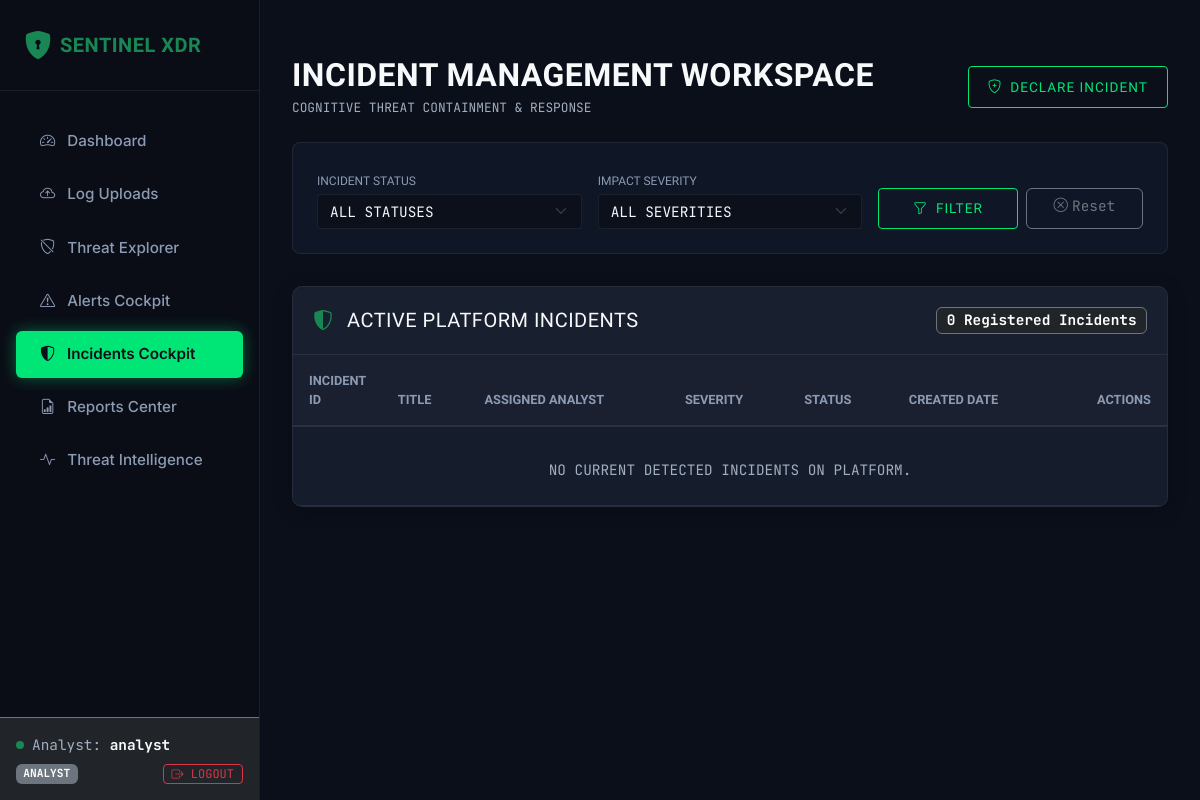
The page /incidents (signed in) on the database as committed earlier.
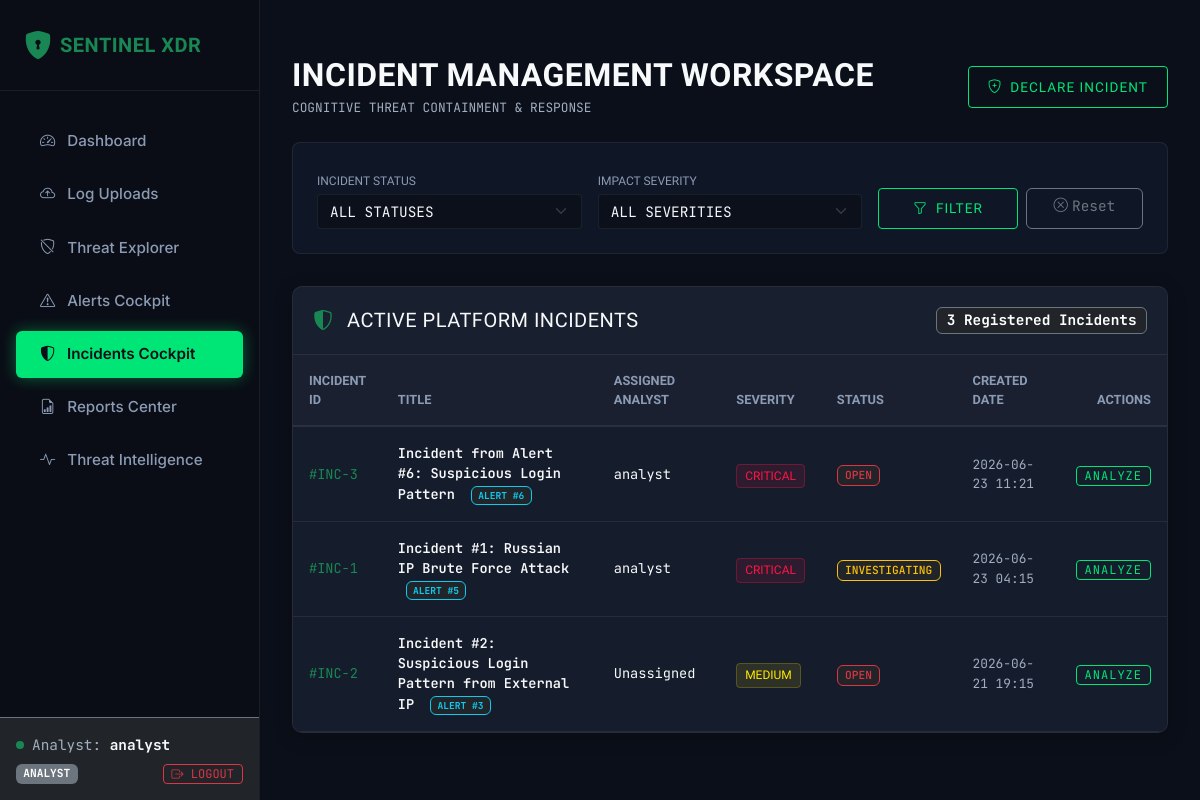
The same page on the database as committed later.
### app/models/user.py (models this page shows, shortened)
class User(db.Model):
    __tablename__ = 'users'
    id = db.Column(db.Integer, primary_key=True)
    username = db.Column(db.String(64), unique=True, nullable=False, index=True)
    email = db.Column(db.String(120), unique=True, nullable=False)
    password_hash = db.Column(db.String(128), nullable=False)
    created_at = db.Column(db.DateTime, default=datetime.datetime.utcnow)
    role = db.Column(db.String(32), default='analyst', nullable=False)  # 'admin' or 'analyst'
    uploads = db.relationship('UploadedLog', backref='uploader', lazy=True, cascade="all, delete-orphan")

### app/models/incident.py (models this page shows, shortened)
class Incident(db.Model):
    __tablename__ = 'incidents'
    id = db.Column(db.Integer, primary_key=True)
    title = db.Column(db.String(128), nullable=False)
    description = db.Column(db.Text, nullable=True)
    severity = db.Column(db.String(16), nullable=False, default='Medium')  # 'Low', 'Medium', 'High', 'Critical'
    status = db.Column(db.String(32), nullable=False, default='Open')      # 'Open', 'Investigating', 'Resolved', 'Closed'
    assigned_to_id = db.Column(db.Integer, db.ForeignKey('users.id', ondelete='SET NULL'), nullable=True)
    alert_id = db.Column(db.Integer, db.ForeignKey('alerts.id', ondelete='SET NULL'), nullable=True)
    created_at = db.Column(db.DateTime, default=datetime.datetime.utcnow, nullable=False)
    updated_at = db.Column(db.DateTime, default=datetime.datetime.utcnow, onupdate=datetime.datetime.utcnow, nullable=False)
    timeline_json = db.Column(db.Text, name='timeline', default='[]', nullable=False)
    assigned_user = db.relationship('User', backref=db.backref('incidents', lazy=True))
    alert = db.relationship('Alert', backref=db.backref('incidents', lazy=True))
    notes = db.relationship('IncidentNote', backref='incident', lazy=True, cascade="all, delete-orphan")
    @property
    def timeline(self):
        try:
            return json.loads(self.timeline_json or '[]')
        except Exception:
            return []
    @timeline.setter
    def timeline(self, value):
        self.timeline_json = json.dumps(value)

### app/blueprints/incidents.py (the view)
@incidents_bp.route('/incidents')
@login_required
@role_required('admin', 'analyst', 'viewer')
def index():
    status_filter = request.args.get('status', '').strip()
    severity_filter = request.args.get('severity', '').strip()
    query = Incident.query
    if status_filter and status_filter != 'ALL':
        query = query.filter(Incident.status == status_filter)
    if severity_filter and severity_filter != 'ALL':
        query = query.filter(Incident.severity == severity_filter)
    incidents_list = query.order_by(Incident.created_at.desc()).all()
    all_users = User.query.order_by(User.username.asc()).all()
    return render_template(
        'incidents.html',
        incidents=incidents_list,
        users=all_users,
        filters=request.args
    )

### app/templates/incidents.html (shortened to what this page needs)
{% extends 'base.html' %}
{% block content %}
<div class="container-fluid px-0">
    <div class="d-flex justify-content-between align-items-center mb-4">
        <div>
            <h2 class="text-light fw-bold mb-1">INCIDENT MANAGEMENT WORKSPACE</h2>
            <p class="text-muted text-mono mb-0" style="font-size: 0.8rem;">COGNITIVE THREAT CONTAINMENT & RESPONSE</p>
        </div>
        <div>
            {% if session.get('role') != 'viewer' %}
            <a href="{{ url_for('incidents.create') }}" class="btn btn-cyber">
                <i class="bi bi-shield-plus me-2"></i>Declare Incident
            </a>
            {% endif %}
        </div>
    </div>
    <div class="filter-panel">
        <form action="{{ url_for('incidents.index') }}" method="GET" class="row g-3 align-items-end">
            <div class="col-12 col-md-4">
                <label for="status" class="filter-label mb-1">Incident Status</label>
                <select name="status" id="status" class="form-select form-control-cyber text-mono">
                    <option value="ALL" {% if filters.get('status') == 'ALL' or not filters.get('status') %}selected{% endif %}>ALL STATUSES</option>
                </select>
            </div>
            <div class="col-12 col-md-4">
                <label for="severity" class="filter-label mb-1">Impact Severity</label>
                <select name="severity" id="severity" class="form-select form-control-cyber text-mono">
                    <option value="ALL" {% if filters.get('severity') == 'ALL' or not filters.get('severity') %}selected{% endif %}>ALL SEVERITIES</option>
                </select>
            </div>
            <div class="col-12 col-md-4 d-flex gap-2">
                <button type="submit" class="btn btn-cyber flex-grow-1">
                    <i class="bi bi-funnel me-2"></i>Filter
                </button>
                <a href="{{ url_for('incidents.index') }}" class="btn btn-outline-secondary text-mono flex-grow-1">
                    <i class="bi bi-x-circle me-1"></i>Reset
                </a>
            </div>
        </form>
    </div>
    <div class="cyber-card">
        <div class="cyber-card-header d-flex justify-content-between align-items-center">
            <h5 class="text-light mb-0 font-display"><i class="bi bi-shield-shaded text-success me-2"></i> ACTIVE PLATFORM INCIDENTS</h5>
            <span class="badge bg-dark border border-secondary text-mono">{{ incidents | length }} Registered Incidents</span>
        </div>
        <div class="table-responsive">
            <table class="table table-cyber mb-0 align-middle">
                <thead>
                    <tr>
                        <th style="width: 80px;">Incident ID</th>
                        <th>Title</th>
                        <th>Assigned Analyst</th>
                        <th>Severity</th>
                        <th>Status</th>
                        <th>Created Date</th>
                        <th class="text-end">Actions</th>
                    </tr>
                </thead>
                <tbody>
                    {% if incidents %}
                        {% for inc in incidents %}
                        <tr>
                            <td class="text-success text-mono font-weight-bold" style="font-size: 0.85rem;">
                                #INC-{{ inc.id }}
                            </td>
                            <td class="text-light text-mono" style="font-size: 0.85rem; font-weight: 600;">
                                {{ inc.title }}
                                {% if inc.alert_id %}
                                    <span class="badge bg-dark border border-info text-info text-mono ms-2" style="font-size: 0.6rem;">ALERT #{{ inc.alert_id }}</span>
                                {% endif %}
                            </td>
                            <td class="text-light text-mono" style="font-size: 0.85rem;">
                                {{ inc.assigned_user.username if inc.assigned_user else 'Unassigned' }}
                            </td>
                            <td>
                                <span class="badge-cyber badge-{{ inc.severity | lower }}">
                                    {{ inc.severity }}
                                </span>
                            </td>
                            <td>
                                <span class="badge bg-dark border text-mono {% if inc.status == 'Open' %}border-danger text-danger{% elif inc.status == 'Investigating' %}border-warning text-warning{% elif inc.status == 'Resolved' %}border-success text-success{% else %}border-secondary text-secondary{% endif %}" style="font-size: 0.7rem; font-weight: 500;">
                                    {{ inc.status | upper }}
                                </span>
                            </td>
                            <td class="text-muted text-mono" style="font-size: 0.8rem;">
                                {{ inc.created_at.strftime('%Y-%m-%d %H:%M') if inc.created_at else 'N/A' }}
                            </td>
                            <td class="text-end">
                                <a href="{{ url_for('incidents.detail', incident_id=inc.id) }}" class="btn btn-sm btn-cyber py-0 px-2 text-mono" style="font-size: 0.75rem;">
                                    Analyze
                                </a>
                            </td>
                        </tr>
                        {% endfor %}
                    {% else %}
                        <tr>
                            <td colspan="7" class="text-center text-muted py-4 text-mono">
                                NO CURRENT DETECTED INCIDENTS ON PLATFORM.
                            </td>
                        </tr>
                    {% endif %}
                </tbody>
            </table>
        </div>
    </div>
</div>
{% endblock %}

### app/templates/base.html (shortened to what this page needs)
<!DOCTYPE html>
<html lang="en">
<head>
    <link href="https://cdn.jsdelivr.net/npm/bootstrap@5.3.3/dist/css/bootstrap.min.css" rel="stylesheet"
>
    <link rel="stylesheet" href="https://cdn.jsdelivr.net/npm/bootstrap-icons@1.11.3/font/bootstrap-icons.min.css">
    <link rel="stylesheet" href="{{ url_for('static', filename='css/custom.css') }}">
</head>
<body>
    <div class="sidebar d-flex flex-column justify-content-between">
        <div>
            <div class="sidebar-logo">
                <i class="bi bi-shield-lock-fill text-success fs-3 me-2"></i>
                <span class="brand-text text-success fs-5 fw-bold">SENTINEL XDR</span>
            </div>
            {% if g.user %}
            <nav class="nav flex-column">
                <a class="nav-link {% if request.endpoint == 'dashboard.index' %}active{% endif %}"
                    href="{{ url_for('dashboard.index') }}">
                    <i class="bi bi-speedometer2 me-2"></i> Dashboard
                </a>
                <a class="nav-link {% if request.endpoint == 'main.uploads' %}active{% endif %}"
                    href="{{ url_for('main.uploads') }}">
                    <i class="bi bi-cloud-arrow-up me-2"></i> Log Uploads
                </a>
                <a class="nav-link {% if request.endpoint == 'main.events' %}active{% endif %}"
                    href="{{ url_for('main.events') }}">
                    <i class="bi bi-shield-slash me-2"></i> Threat Explorer
                </a>
                <a class="nav-link {% if request.endpoint == 'alerts.index' %}active{% endif %}"
                    href="{{ url_for('alerts.index') }}">
                    <i class="bi bi-exclamation-triangle me-2"></i> Alerts Cockpit
                </a>
                <a class="nav-link {% if request.blueprint == 'incidents' %}active{% endif %}"
                    href="{{ url_for('incidents.index') }}">
                    <i class="bi bi-shield-shaded me-2"></i> Incidents Cockpit
                </a>
                <a class="nav-link {% if request.blueprint == 'reports' %}active{% endif %}"
                    href="{{ url_for('reports.index') }}">
                    <i class="bi bi-file-earmark-bar-graph me-2"></i> Reports Center
                </a>
                <a class="nav-link {% if request.endpoint == 'iocs.index' %}active{% endif %}"
                    href="{{ url_for('iocs.index') }}">
                    <i class="bi bi-activity me-2"></i> Threat Intelligence
                </a>
            </nav>
            {% endif %}
        </div>
        {% if g.user %}
        <div class="p-3 border-top border-secondary bg-dark">
            <div class="d-flex align-items-center mb-2">
                <div class="bg-success rounded-circle me-2" style="width: 8px; height: 8px;"></div>
                <small class="text-muted text-mono">Analyst: <span class="text-light fw-bold">{{ g.user.username
                        }}</span></small>
            </div>
            <div class="d-flex justify-content-between align-items-center">
                <span class="badge bg-secondary text-mono" style="font-size: 0.7rem;">{{ g.user.role | upper }}</span>
                <a href="{{ url_for('auth.logout') }}" class="btn btn-sm btn-outline-danger py-0 px-2 text-mono"
                    style="font-size: 0.75rem;">
                    <i class="bi bi-box-arrow-right"></i> LOGOUT
                </a>
            </div>
        </div>
        {% endif %}
    </div>
    <div class="main-wrapper">
        {% block content %}{% endblock %}
    </div>
</body>
</html>

### app/static/css/custom.css (style rules this page uses)
:root { --bg-primary: #0b0f19; --bg-secondary: #0f1626; --bg-card: #151c2c; --bg-sidebar: #0a0d16; --border-color: rgba(255, 255, 255, 0.07); --border-glow: rgba(0, 230, 118, 0.2); --accent-primary: #00e676; --accent-info: #00b0ff; --accent-warning: #ffea00; --accent-danger: #ff9100; --accent-critical: #ff1744; --text-main: #f5f6fa; --text-muted: #8b9bb4; --font-sans: 'Inter', sans-serif; --font-display: 'Orbitron', sans-serif; --font-mono: 'JetBrains Mono', monospace; }
body { background-color: var(--bg-primary); color: var(--text-main); font-family: var(--font-sans); margin: 0; overflow-x: hidden; }
h1, h2, h3, h4, h5, h6, .brand-text { font-family: var(--font-display); letter-spacing: 0.5px; }
.sidebar { background-color: var(--bg-sidebar); border-right: 1px solid var(--border-color); min-height: 100vh; padding-top: 1.5rem; position: fixed; width: 260px; z-index: 100; }
.sidebar .nav-link { color: var(--text-muted); font-size: 0.95rem; font-weight: 500; padding: 0.75rem 1.5rem; margin: 0.2rem 1rem; border-radius: 6px; transition: all 0.3s ease; }
.sidebar .nav-link.active { color: var(--bg-primary); background-color: var(--accent-primary); font-weight: 600; box-shadow: 0 0 15px rgba(0, 230, 118, 0.4); }
.sidebar-logo { display: flex; align-items: center; padding: 0 1.5rem 1.5rem 1.5rem; border-bottom: 1px solid var(--border-color); margin-bottom: 1.5rem; }
.main-wrapper { margin-left: 260px; padding: 2rem; min-height: 100vh; }
.cyber-card { background: var(--bg-card); border: 1px solid var(--border-color); border-radius: 10px; box-shadow: 0 4px 20px rgba(0, 0, 0, 0.2); transition: all 0.3s ease; position: relative; overflow: hidden; }
.cyber-card-header { border-bottom: 1px solid var(--border-color); padding: 1.25rem; background: rgba(255, 255, 255, 0.01); }
.btn-cyber { background-color: transparent; border: 1px solid var(--accent-primary); color: var(--accent-primary); font-family: var(--font-display); font-size: 0.85rem; letter-spacing: 1px; padding: 0.6rem 1.2rem; border-radius: 4px; transition: all 0.3s ease; text-transform: uppercase; }
.table-cyber { color: var(--text-main); border-collapse: separate; border-spacing: 0; }
.table-cyber th { background-color: rgba(255, 255, 255, 0.02); border-bottom: 2px solid var(--border-color); color: var(--text-muted); font-family: var(--font-display); font-size: 0.8rem; text-transform: uppercase; padding: 1rem; }
.table-cyber td { padding: 1rem; border-bottom: 1px solid var(--border-color); background-color: var(--bg-card); transition: background-color 0.2s ease; }
.badge-cyber { font-family: var(--font-display); font-size: 0.75rem; padding: 0.35em 0.65em; border-radius: 4px; text-transform: uppercase; font-weight: 500; }
.badge-medium { background-color: rgba(255, 234, 0, 0.1); color: var(--accent-warning); border: 1px solid rgba(255, 234, 0, 0.2); }
.badge-critical { background-color: rgba(255, 23, 68, 0.1); color: var(--accent-critical); border: 1px solid rgba(255, 23, 68, 0.3); animation: pulse-border 2s infinite; }
.filter-panel { background-color: var(--bg-secondary); border: 1px solid var(--border-color); border-radius: 8px; padding: 1.5rem; margin-bottom: 2rem; }
.filter-label { font-family: var(--font-display); font-size: 0.75rem; text-transform: uppercase; color: var(--text-muted); }
.form-control-cyber { background-color: rgba(11, 15, 25, 0.8) !important; border: 1px solid var(--border-color) !important; color: var(--text-main) !important; border-radius: 4px; }
.text-mono { font-family: var(--font-mono); font-size: 0.9rem; }
.text-muted { color: #a0aec0 !important; }

Rows that differ between the two databases and show on the page:
added Incident: id "3", title "Incident from Alert #6: Suspicious Login Pattern", alert_id "6", assigned_user "analyst", severity "CRITICAL", status "OPEN", created_at "2026-06-23 11:21"
added Incident: id "1", title "Incident #1: Russian IP Brute Force Attack", alert_id "5", assigned_user "analyst", severity "CRITICAL", status "INVESTIGATING", created_at "2026-06-23 04:15"
added Incident: id "2", title "Incident #2: Suspicious Login Pattern from External IP", alert_id "3", assigned_user "Unassigned", severity "MEDIUM", status "OPEN", created_at "2026-06-21 19:15"
Other text that changed with them:
{{ incidents | length }}: "0" → "3"
text no longer shown: "NO CURRENT DETECTED INCIDENTS ON PLATFORM."
